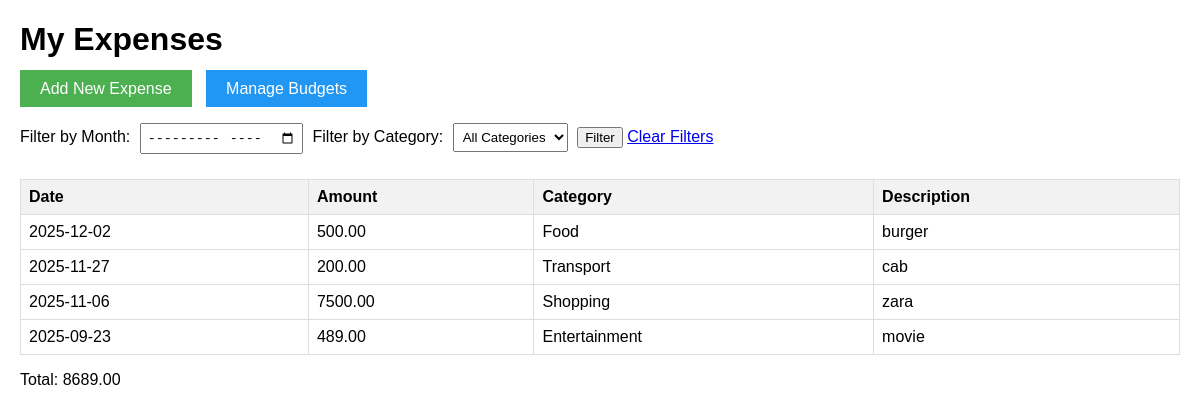
Before: / with the older database file.
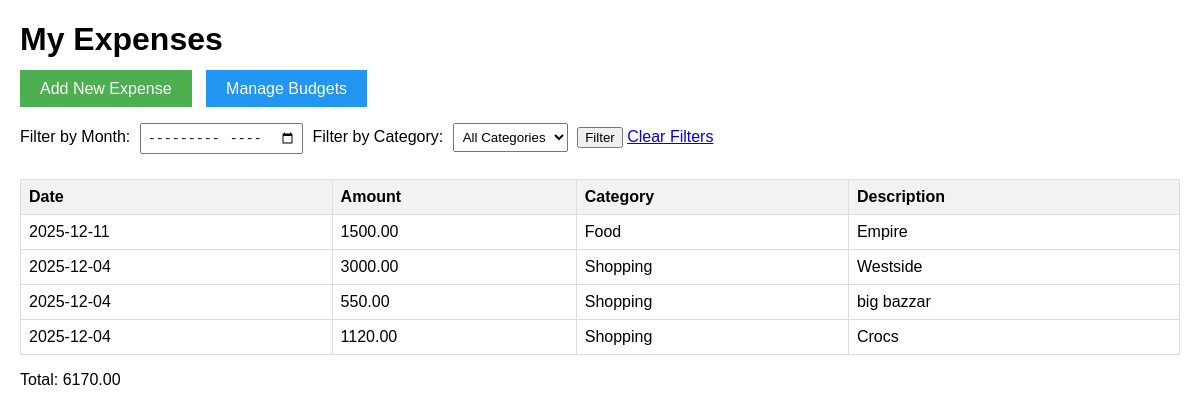
After: the same page with the newer database file.
### app.py (models this page shows)
class Expense(db.Model):
    id = db.Column(db.Integer, primary_key=True)
    date = db.Column(db.Date, nullable=False)
    amount = db.Column(db.Float, nullable=False)
    category = db.Column(db.String(50), nullable=False)
    description = db.Column(db.String(200))

### app.py (the view)
@app.route('/')
def index():
    db.create_all()
    filter_month = request.args.get('month')
    filter_category = request.args.get('category')
    expenses = Expense.query
    if filter_month:
        year, month = filter_month.split('-')
        expenses = expenses.filter(
            db.extract('year', Expense.date) == int(year),
            db.extract('month', Expense.date) == int(month)
        )
    if filter_category:
        expenses = expenses.filter(Expense.category == filter_category)
    expenses = expenses.order_by(Expense.date.desc()).all()
    categories = db.session.query(Expense.category).distinct().all()
    categories = [cat[0] for cat in categories]
    return render_template('index.html', expenses=expenses, categories=categories)

### templates/index.html (shortened to what this page needs)
<!DOCTYPE html>
<html>
<head>
</head>
<body>
    <h1>My Expenses</h1>
    <a href="/add" class="add-btn">Add New Expense</a>
    <a href="/budgets" class="add-btn" style="background: #2196F3; margin-left: 10px;">Manage Budgets</a>
    <div class="filters">
        <form method="GET">
            <label>Filter by Month:</label>
            <input type="month" name="month" value="{{ request.args.get('month', '') }}">
            <label>Filter by Category:</label>
            <select name="category">
                <option value="">All Categories</option>
            </select>
            <button type="submit">Filter</button>
            <a href="/">Clear Filters</a>
        </form>
    </div>
    <table>
        <tr>
            <th>Date</th>
            <th>Amount</th>
            <th>Category</th>
            <th>Description</th>
        </tr>
        {% for expense in expenses %}
        <tr>
            <td>{{ expense.date }}</td>
            <td>{{ "%.2f"|format(expense.amount) }}</td>
            <td>{{ expense.category }}</td>
            <td>{{ expense.description }}</td>
        </tr>
        {% else %}
        <tr>
            <td colspan="4">No expenses found</td>
        </tr>
        {% endfor %}
    </table>
    <p>Total: {{ "%.2f"|format(expenses|sum(attribute='amount')) }}</p>
</body>
</html>

### templates/index.html (style rules this page uses)
body { font-family: Arial; margin: 20px; }
table { border-collapse: collapse; width: 100%; margin-top: 20px; }
th, td { border: 1px solid #ddd; padding: 8px; text-align: left; }
th { background-color: #f2f2f2; }
.filters { margin: 20px 0; }
.filters input, .filters select { margin: 5px; padding: 5px; }
.add-btn { background: #4CAF50; color: white; padding: 10px 20px; text-decoration: none; }

Changed rows visible on the page:
removed Expense: date "2025-11-27", amount "200.00", category "Transport", description "cab"
removed Expense: date "2025-09-23", amount "489.00", category "Entertainment", description "movie"
changed Expense "Food": date "2025-12-02" → "2025-12-11"; amount "500.00" → "1500.00"; description "burger" → "Empire"
changed Expense: date "2025-11-06" → "2025-12-04"; amount "7500.00" → "3000.00"; description "zara" → "Westside"
added Expense: date "2025-12-04", amount "550.00", category "Shopping", description "big bazzar"
added Expense: date "2025-12-04", amount "1120.00", category "Shopping", description "Crocs"
Other visible differences:
{{ "%.2f"|format(expenses|sum(attribute='amount')) }}: "8689.00" → "6170.00"
